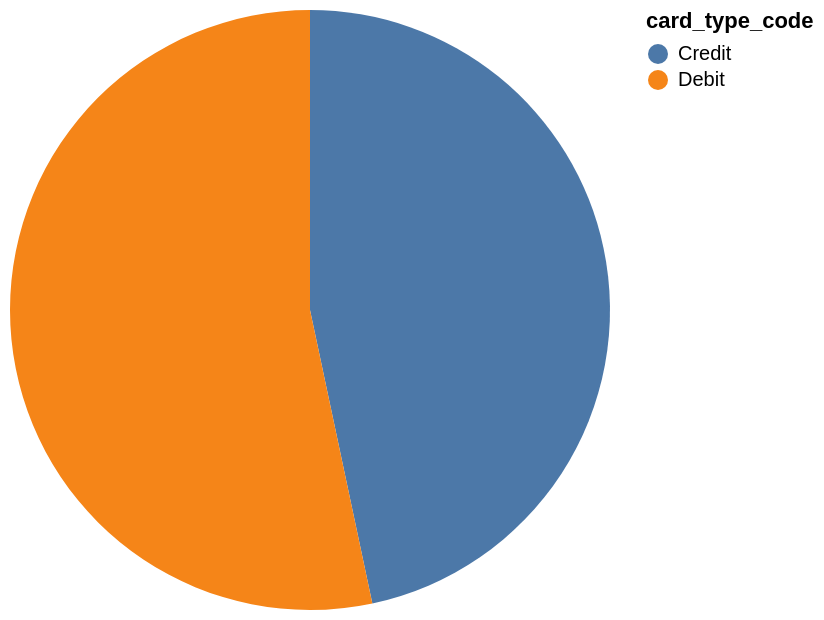

Vega-Lite specification stored for this chart:
### Vega-Lite specification from a JSON file in a GitHub repository (floating-point values rounded to 4 significant figures)
{"data": {"values": [{"x_data": "Credit", "y_data": 7}, {"x_data": "Debit", "y_data": 8}]}, "mark": "arc", "encoding": {"theta": {"field": "y_data", "type": "quantitative", "title": "count(*)"}, "color": {"field": "x_data", "type": "nominal", "title": "card_type_code"}}}
